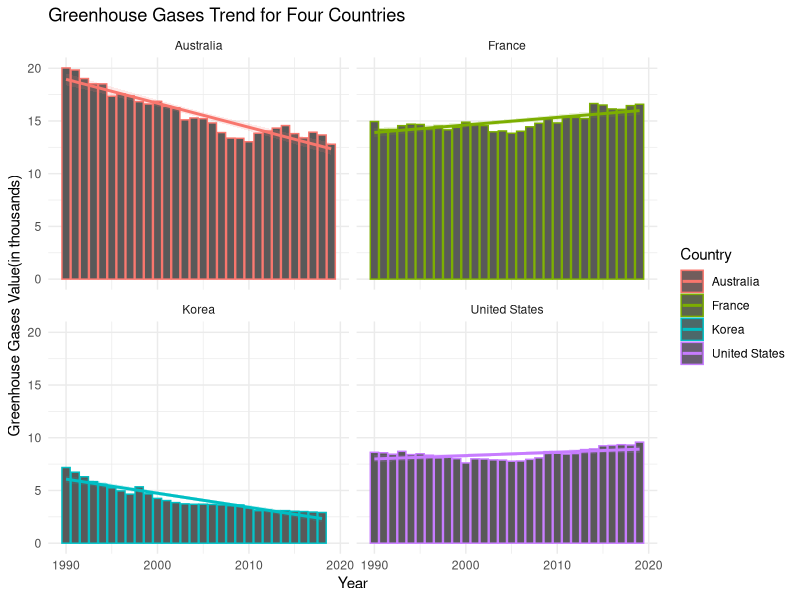

Write R code to recreate this figure.
## import library: ggplot2
library(ggplot2)

## read csv:
white_hat<- read.csv("white-hat-data.csv")
### try ggplot: bar plot and fitted line

ggplot(data = white_hat, aes(x=Year,y=Value,color = Country, group = Country))+
  geom_bar(stat="identity",position=position_dodge())+theme_minimal()+
  facet_wrap(~Country)+
  geom_smooth(method = "lm", alpha = .15,aes(fill = Country))+
  labs(title ="Greenhouse Gases Trend for Four Countries",x = "Year",y="Greenhouse Gases Value(in thousands)")
## done 
